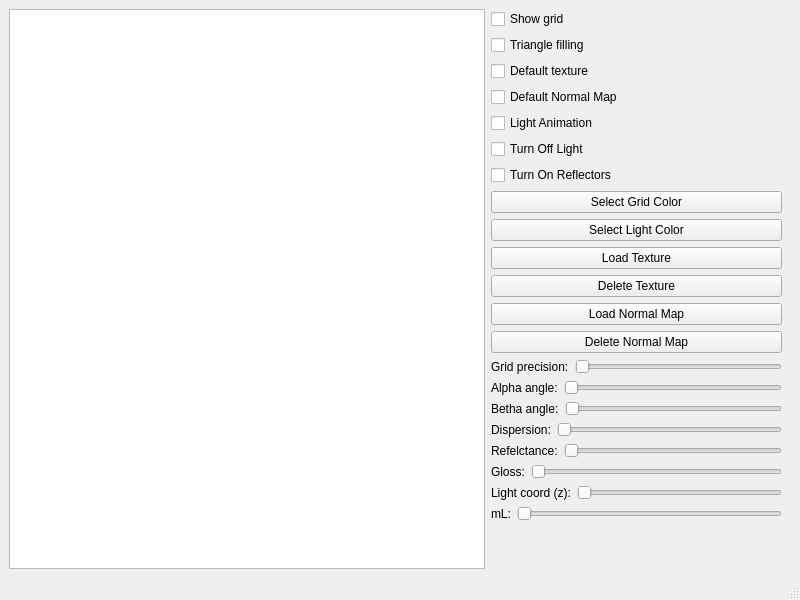
<?xml version="1.0" encoding="UTF-8"?>
<ui version="4.0">
 <class>MainWindow</class>
 <widget class="QMainWindow" name="MainWindow">
  <property name="geometry">
   <rect>
    <x>0</x>
    <y>0</y>
    <width>800</width>
    <height>600</height>
   </rect>
  </property>
  <property name="windowTitle">
   <string>MainWindow</string>
  </property>
  <widget class="QWidget" name="centralwidget">
   <layout class="QHBoxLayout" name="horizontalLayout">
    <item>
     <widget class="QGraphicsView" name="graphicsView"/>
    </item>
    <item>
     <widget class="QWidget" name="widget" native="true">
      <property name="minimumSize">
       <size>
        <width>300</width>
        <height>0</height>
       </size>
      </property>
      <property name="maximumSize">
       <size>
        <width>16777214</width>
        <height>16777215</height>
       </size>
      </property>
      <widget class="QWidget" name="layoutWidget">
       <property name="geometry">
        <rect>
         <x>0</x>
         <y>0</y>
         <width>291</width>
         <height>549</height>
        </rect>
       </property>
       <layout class="QVBoxLayout" name="verticalLayout_2">
        <property name="bottomMargin">
         <number>0</number>
        </property>
        <item>
         <widget class="QCheckBox" name="checkBox1">
          <property name="text">
           <string>Show grid</string>
          </property>
         </widget>
        </item>
        <item>
         <widget class="QCheckBox" name="checkBox2">
          <property name="text">
           <string>Triangle filling</string>
          </property>
         </widget>
        </item>
        <item>
         <widget class="QCheckBox" name="checkBox3">
          <property name="text">
           <string>Default texture</string>
          </property>
         </widget>
        </item>
        <item>
         <widget class="QCheckBox" name="checkBoxNormalMap">
          <property name="text">
           <string>Default Normal Map</string>
          </property>
         </widget>
        </item>
        <item>
         <widget class="QCheckBox" name="checkBoxLight">
          <property name="text">
           <string>Light Animation</string>
          </property>
         </widget>
        </item>
        <item>
         <widget class="QCheckBox" name="checkBoxTurnOffLight">
          <property name="text">
           <string>Turn Off Light</string>
          </property>
         </widget>
        </item>
        <item>
         <widget class="QCheckBox" name="checkBoxRefectors">
          <property name="text">
           <string>Turn On Reflectors</string>
          </property>
         </widget>
        </item>
        <item>
         <widget class="QPushButton" name="colorButton">
          <property name="text">
           <string>Select Grid Color</string>
          </property>
         </widget>
        </item>
        <item>
         <widget class="QPushButton" name="colorLightButton">
          <property name="text">
           <string>Select Light Color</string>
          </property>
         </widget>
        </item>
        <item>
         <widget class="QPushButton" name="fileButton">
          <property name="text">
           <string>Load Texture</string>
          </property>
         </widget>
        </item>
        <item>
         <widget class="QPushButton" name="deleteButton">
          <property name="text">
           <string>Delete Texture</string>
          </property>
         </widget>
        </item>
        <item>
         <widget class="QPushButton" name="normalMapLoadButton">
          <property name="text">
           <string>Load Normal Map</string>
          </property>
         </widget>
        </item>
        <item>
         <widget class="QPushButton" name="deleteNormalMapButton">
          <property name="text">
           <string>Delete Normal Map</string>
          </property>
         </widget>
        </item>
        <item>
         <layout class="QHBoxLayout" name="horizontalLayout_9">
          <item>
           <widget class="QLabel" name="label1">
            <property name="text">
             <string>Grid precision:</string>
            </property>
           </widget>
          </item>
          <item>
           <widget class="QSlider" name="slider1">
            <property name="orientation">
             <enum>Qt::Orientation::Horizontal</enum>
            </property>
           </widget>
          </item>
         </layout>
        </item>
        <item>
         <layout class="QHBoxLayout" name="horizontalLayout_10">
          <item>
           <widget class="QLabel" name="label2">
            <property name="text">
             <string>Alpha angle:</string>
            </property>
           </widget>
          </item>
          <item>
           <widget class="QSlider" name="slider2">
            <property name="orientation">
             <enum>Qt::Orientation::Horizontal</enum>
            </property>
           </widget>
          </item>
         </layout>
        </item>
        <item>
         <layout class="QHBoxLayout" name="horizontalLayout_11">
          <item>
           <widget class="QLabel" name="label3">
            <property name="text">
             <string>Betha angle:</string>
            </property>
           </widget>
          </item>
          <item>
           <widget class="QSlider" name="slider3">
            <property name="orientation">
             <enum>Qt::Orientation::Horizontal</enum>
            </property>
           </widget>
          </item>
         </layout>
        </item>
        <item>
         <layout class="QHBoxLayout" name="horizontalLayout_12">
          <item>
           <widget class="QLabel" name="labelKd">
            <property name="text">
             <string>Dispersion:</string>
            </property>
           </widget>
          </item>
          <item>
           <widget class="QSlider" name="sliderKd">
            <property name="orientation">
             <enum>Qt::Orientation::Horizontal</enum>
            </property>
           </widget>
          </item>
         </layout>
        </item>
        <item>
         <layout class="QHBoxLayout" name="horizontalLayout_13">
          <item>
           <widget class="QLabel" name="labelKs">
            <property name="text">
             <string>Refelctance:</string>
            </property>
           </widget>
          </item>
          <item>
           <widget class="QSlider" name="sliderKs">
            <property name="orientation">
             <enum>Qt::Orientation::Horizontal</enum>
            </property>
           </widget>
          </item>
         </layout>
        </item>
        <item>
         <layout class="QHBoxLayout" name="horizontalLayout_14">
          <item>
           <widget class="QLabel" name="labelM">
            <property name="text">
             <string>Gloss:</string>
            </property>
           </widget>
          </item>
          <item>
           <widget class="QSlider" name="sliderM">
            <property name="orientation">
             <enum>Qt::Orientation::Horizontal</enum>
            </property>
           </widget>
          </item>
         </layout>
        </item>
        <item>
         <layout class="QHBoxLayout" name="horizontalLayout_15">
          <item>
           <widget class="QLabel" name="labelZ">
            <property name="text">
             <string>Light coord (z):</string>
            </property>
           </widget>
          </item>
          <item>
           <widget class="QSlider" name="sliderZ">
            <property name="orientation">
             <enum>Qt::Orientation::Horizontal</enum>
            </property>
           </widget>
          </item>
         </layout>
        </item>
        <item>
         <layout class="QHBoxLayout" name="horizontalLayout_2">
          <item>
           <widget class="QLabel" name="labelML">
            <property name="text">
             <string>mL:</string>
            </property>
           </widget>
          </item>
          <item>
           <widget class="QSlider" name="horizontalSliderML">
            <property name="orientation">
             <enum>Qt::Orientation::Horizontal</enum>
            </property>
           </widget>
          </item>
         </layout>
        </item>
        <item>
         <spacer name="verticalSpacer_2">
          <property name="orientation">
           <enum>Qt::Orientation::Vertical</enum>
          </property>
          <property name="sizeHint" stdset="0">
           <size>
            <width>20</width>
            <height>40</height>
           </size>
          </property>
         </spacer>
        </item>
       </layout>
      </widget>
     </widget>
    </item>
   </layout>
  </widget>
  <widget class="QMenuBar" name="menubar">
   <property name="geometry">
    <rect>
     <x>0</x>
     <y>0</y>
     <width>800</width>
     <height>20</height>
    </rect>
   </property>
  </widget>
  <widget class="QStatusBar" name="statusbar"/>
 </widget>
 <resources/>
 <connections/>
</ui>
